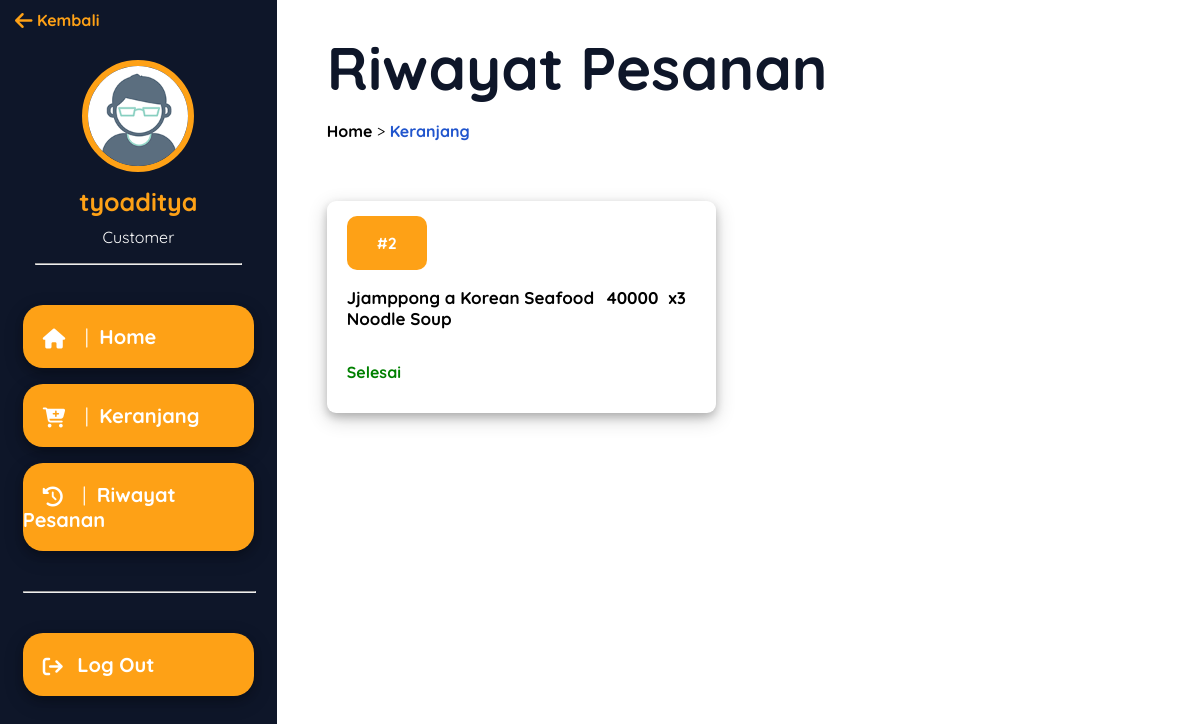
The page /customer/pesanan.php?username=tyoaditya (signed in) on the database its author committed.
### tables this page shows
CREATE TABLE `pesanan` (
  `idPesanan` int(11) NOT NULL,
  `username` varchar(200) NOT NULL,
  `status` enum('Menunggu Konfirmasi','Pesanan di Proses','Pesanan di antar','Selesai') NOT NULL,
  `namaProduk` varchar(200) NOT NULL,
  `hargaProduk` int(11) NOT NULL,
  `jumlahProduk` int(11) NOT NULL,
  `alamatCustomer` varchar(300) NOT NULL,
  `teleponCustomer` int(11) NOT NULL,
  `tglPemesanan` timestamp NOT NULL DEFAULT current_timestamp()
);

### lib/functions.php (called while the page is built, shortened)
<?php
$conn = mysqli_connect("localhost", "root", "", "uas_pemweb");
function query($query)
{
	global $conn;
	$result = mysqli_query($conn, $query);
	$rows = [];
	while ($row = mysqli_fetch_assoc($result)) {
		$rows[] = $row;
	}
	return $rows;
}

### customer/pesanan.php (the view, shortened to what this page needs)
<?php
require '../lib/functions.php';
$username = $_GET["username"];
$pesanan = query("SELECT * FROM pesanan WHERE username = '$username'");
?>
<!DOCTYPE html>
<html>
<head>
    <link rel="stylesheet" href="https://cdnjs.cloudflare.com/ajax/libs/font-awesome/6.1.1/css/all.min.css">
    <link rel="stylesheet" href="../css/cust.css">
</head>
<body>
    <div class="container">
        <aside>
            <div class="customer">
                <a href="customer.php"><i class="fa-solid fa-lg fa-arrow-left"></i> Kembali</a>
            </div>
            <div class="user-info">
                <img src="../img/profile.png" class="profile-picture" width="100px">
                <p id="profile-nama"><?= $_SESSION['username'] ?></p>
                <p id="profile-role"><?= $_SESSION['role'] ?></p>
            </div>
            <hr style="width: 80%;">
            <div class="aside-menu">
                <div class="menu">
                    <i class="fa-solid fa-lg fa-house"></i>
                    <a href="halamanUser.php"><span style=" font-weight: lighter; margin: 0 5px;"> | </span> Home</a>
                </div>
                <div class="menu">
                    <i class="fa-solid fa-lg fa-cart-plus"></i>
                    <a href="keranjang.php?username=<?= $_SESSION['username']; ?>"><span
                            style=" font-weight: lighter; margin: 0 5px;"> | </span> Keranjang</a>
                </div>
                <div class="menu">
                    <i class="fa-solid fa-lg fa-clock-rotate-left"></i>
                    <a href="pesanan.php?username=<?= $_SESSION['username']; ?>"><span
                            style=" font-weight: lighter; margin: 0 5px;"> | </span> Riwayat
                        Pesanan</a>
                </div>
                <hr style="width: 100%; margin: 40px 0;">
                <div class="menu">
                    <i class="fa-solid fa-arrow-right-from-bracket fa-lg"></i>
                    <a href="../lib/logout.php">Log Out</a>
                </div>
            </div>
        </aside>
        <main>
            <h1>Riwayat Pesanan</h1>
            <div class="navbar">
                <p>
                    <a href="halamanUser.php">Home</a> > <a href="#" style="color: #2155cd;">Keranjang</a>
                </p>
            </div>
            <section style="margin-top: 40px;" class="main-pesanan">
                <?php foreach ($pesanan as $row) : ?>
                <div class="detail-pesanan">
                    <div class="id-pesanan">
                        <p>#<?= $row["idPesanan"]; ?></p>
                    </div>
                    <div class="nama-pesanan">
                        <p id="nama-produk"><?= $row["namaProduk"]; ?></p>
                        <p id="harga-produk"><?= $row["hargaProduk"]; ?></p>
                        <p id="jumlah-produk">x<?= $row["jumlahProduk"]; ?></p>
                    </div>
                    <p id="status-produk"><?= $row["status"]; ?></p>
                </div>
                <?php endforeach; ?>
            </section>
        </main>
    </div>
</body>
</html>

### css/cust.css (style rules this page uses)
body { margin: 0; padding: 0; box-sizing: border-box; max-height: 100vh; }
.container { width: 100%; font-family: Quicksand; display: flex; }
main { width: 1200px; box-sizing: border-box; padding: 30px 20px 0 50px; }
main h1 { margin: 0; padding: 0; font-size: 60px; font-weight: bold; color: #0e1629; }
aside { box-sizing: border-box; width: 360px; background-color: #0e1629; padding: 10px; color: white; min-height: 100vh; }
aside i { margin-left: 20px; }
aside .customer { width: fit-content; margin: 0; }
aside .customer i { color: #fea116; margin: 0; }
aside .customer a { margin-left: 5px; color: #fea116; text-decoration: none; font-weight: bold; }
.user-info { text-align: center; }
.user-info img { border-radius: 100%; border: 6px solid #fea116; margin-top: 30px; }
.user-info #profile-nama { margin-top: 10px; font-weight: bold; color: #fea116; font-size: 25px; }
.user-info #profile-role { margin-top: -15px; }
.aside-menu { width: 90%; margin: auto; text-align: left; margin-top: 40px; }
.aside-menu .menu { box-sizing: border-box; width: 100%; padding: 19px 0; background-color: #fea116; margin-bottom: 16px; border-radius: 20px; cursor: pointer; align-items: center; }
.aside-menu .menu a { color: white; font-size: 20px; text-decoration: none; font-weight: bold; margin-left: 10px; }
.menu { width: 18%; margin-right: 19px; box-sizing: border-box; box-shadow: 0 4px 8px 0 rgba(0, 0, 0, 0.2), 0 6px 20px 0 rgba(0, 0, 0, 0.19); padding: 15px 20px; border-radius: 9px; margin-bottom: 20px; position: relative; }
.main-pesanan { display: flex; padding: 0; justify-content: space-between; width: 95%; flex-wrap: wrap; }
.detail-pesanan { width: 48%; box-sizing: border-box; box-shadow: 0 4px 8px 0 rgba(0, 0, 0, 0.2), 0 6px 20px 0 rgba(0, 0, 0, 0.19); padding: 15px 20px; border-radius: 9px; margin-top: 20px; }
.id-pesanan { background-color: #fea116; color: white; width: fit-content; padding: 1px 30px; border-radius: 10px; font-weight: bold; }
.nama-pesanan { display: flex; justify-items: left; }
.nama-pesanan p { margin-right: 10px; font-weight: bold; font-size: 17px; }
#status-produk { color: green; font-weight: bold; }
.navbar a { font-weight: bold; color: #000000; text-decoration: none; }

### rows shown on the page
pesanan: idPesanan "2", namaProduk "Jjamppong a Korean Seafood Noodle Soup", hargaProduk "40000", jumlahProduk "3", status "Selesai"

### other values the page prints
$_SESSION['username'] "tyoaditya"
$_SESSION['role'] "Customer"
